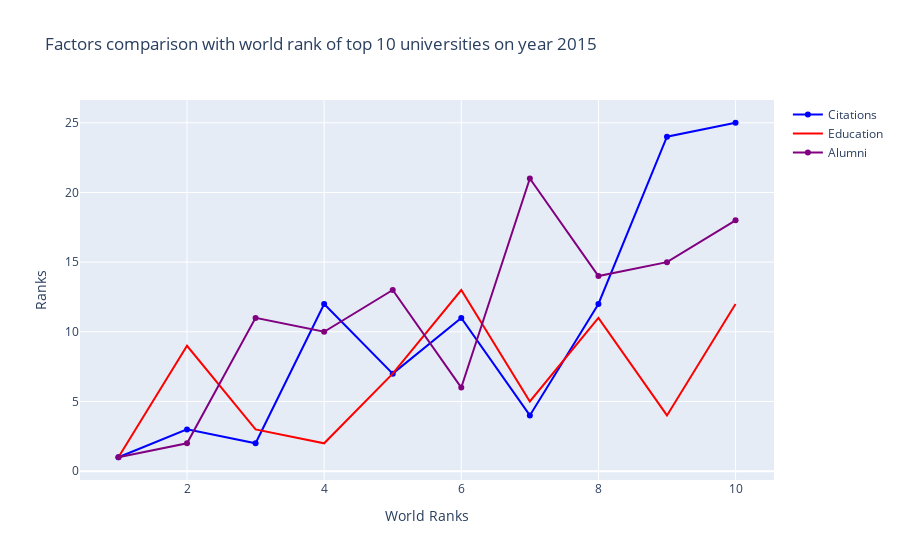

Notebook source saved alongside this figure:
### Code cell
trace0 = go.Scatter(
                    x=df2015.world_rank,
                    y=df2015.citations,
                    mode="lines+markers",
                    name="Citations",
                    marker=dict(color="blue"),
                    text=df2015.institution+','+df2015.country,
                    )

trace1 = go.Scatter(
                    x=df2015.world_rank,
                    y=df2015.quality_of_education,
                    mode="lines",
                    name="Education",
                    marker=dict(color="red"),
                    text=df2015.institution+','+df2015.country,
                    )

trace2 = go.Scatter(
                    x=df2015.world_rank,
                    y=df2015.alumni_employment,
                    mode="lines+markers",
                    name="Alumni",
                    marker=dict(color="purple"),
                    text=df2015.institution+','+df2015.country,
                    )

data =[trace0, trace1, trace2]

layout=go.Layout(title="Factors comparison with world rank of top 10 universities on year 2015",
                 xaxis = dict(title="World Ranks"),
                 yaxis = dict(title="Ranks"))

fig = go.Figure(data=data, layout=layout)

offline.iplot(fig)

### Figure 1 — Plotly figure (JSON) as saved in the notebook; plotly's stock layout.template omitted (floating-point values rounded to 4 significant figures)
{"data": [{"marker": {"color": "blue"}, "mode": "lines+markers", "name": "Citations", "text": ["Harvard University,USA", "Stanford University,USA", "Massachusetts Institute of Technology,USA", "University of Cambridge,United Kingdom", "University of Oxford,United Kingdom", "Columbia University,USA", "University of California, Berkeley,USA", "University of Chicago,USA", "Princeton University,USA", "Cornell University,USA"], "type": "scatter", "x": [1, 2, 3, 4, 5, 6, 7, 8, 9, 10], "y": [1, 3, 2, 12, 7, 11, 4, 12, 24, 25]}, {"marker": {"color": "red"}, "mode": "lines", "name": "Education", "text": ["Harvard University,USA", "Stanford University,USA", "Massachusetts Institute of Technology,USA", "University of Cambridge,United Kingdom", "University of Oxford,United Kingdom", "Columbia University,USA", "University of California, Berkeley,USA", "University of Chicago,USA", "Princeton University,USA", "Cornell University,USA"], "type": "scatter", "x": [1, 2, 3, 4, 5, 6, 7, 8, 9, 10], "y": [1, 9, 3, 2, 7, 13, 5, 11, 4, 12]}, {"marker": {"color": "purple"}, "mode": "lines+markers", "name": "Alumni", "text": ["Harvard University,USA", "Stanford University,USA", "Massachusetts Institute of Technology,USA", "University of Cambridge,United Kingdom", "University of Oxford,United Kingdom", "Columbia University,USA", "University of California, Berkeley,USA", "University of Chicago,USA", "Princeton University,USA", "Cornell University,USA"], "type": "scatter", "x": [1, 2, 3, 4, 5, 6, 7, 8, 9, 10], "y": [1, 2, 11, 10, 13, 6, 21, 14, 15, 18]}], "layout": {"title": {"text": "Factors comparison with world rank of top 10 universities on year 2015"}, "xaxis": {"title": {"text": "World Ranks"}}, "yaxis": {"title": {"text": "Ranks"}}}}
